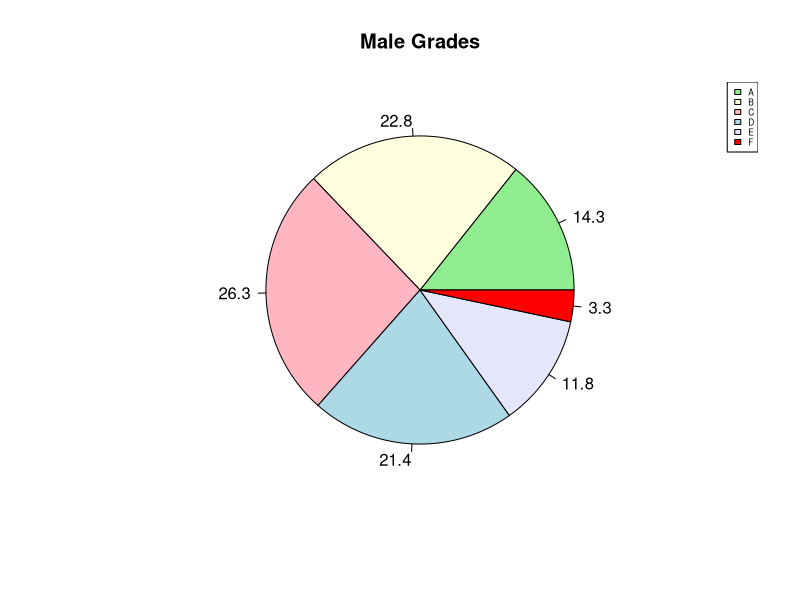
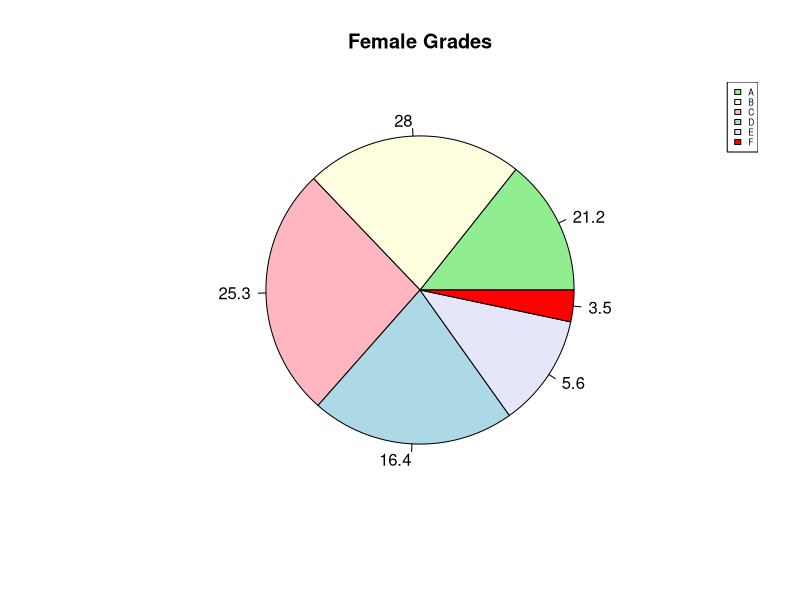

Generate these figures, in order, with R: (Note: this script raises an error after producing the figures.)
library(ggplot2)
library(tidyverse)
setwd("F:/Prob_Project")

dataSet<- read.csv("StudentsPerformance.csv", header=TRUE, sep=",")


male <-  dataSet%>%
  filter(gender=="male")
female <-  dataSet%>%
  filter(gender=="female")

male <- ((male$math+male$reading+male$writing)/3)
female <- ((female$math+female$reading+female$writing)/3)

fgrades <- list()
fgrades <- NULL
for(x in female)
{
  if (x >= 81)
    fgrades <- append(fgrades, 'A')
  else if (x >= 71)
    fgrades <- append(fgrades, 'B')
  else if (x >= 61)
    fgrades <- append(fgrades, 'C')
  else if (x >= 51)
    fgrades <- append(fgrades, 'D')
  else if (x >= 41)
    fgrades <- append(fgrades, 'E')
  else
    fgrades <- append(fgrades, 'F')
}

mgrades <- list()
mgrades <- NULL
for(x in male)
{
  if (x >= 81)
    mgrades <- append(mgrades, 'A')
  else if (x >= 71)
    mgrades <- append(mgrades, 'B')
  else if (x >= 61)
    mgrades <- append(mgrades, 'C')
  else if (x >= 51)
    mgrades <- append(mgrades, 'D')
  else if (x >= 41)
    mgrades <- append(mgrades, 'E')
  else
    mgrades <- append(mgrades, 'F')
}
labels <-  c("A","B","C","D","E","F")


mgradeCount <- table(mgrades)
mgradeCount <- data.frame(rbind(mgradeCount))
mgradeCount <-c(mgradeCount$A,mgradeCount$B,mgradeCount$C,mgradeCount$D,mgradeCount$E,mgradeCount$F)
piepercent<- round(100 * mgradeCount / sum(mgradeCount), 1)
pie(mgradeCount,labels = piepercent,
    main = "Male Grades", col = c("lightgreen","lightyellow","lightpink","lightblue","lavender","red"))
legend("topright", c("A","B","C","D","E","F"),
       cex = 0.5, fill = c("lightgreen","lightyellow","lightpink","lightblue","lavender","red") )




fgradeCount <- table(fgrades)
fgradeCount <- data.frame(rbind(fgradeCount))
fgradeCount <-c(fgradeCount$A,fgradeCount$B,fgradeCount$C,fgradeCount$D,fgradeCount$E,fgradeCount$F)
piepercent<- round(100 * fgradeCount / sum(fgradeCount), 1)
pie(mgradeCount,labels = piepercent,
    main = "Female Grades", col = c("lightgreen","lightyellow","lightpink","lightblue","lavender","red"))
legend("topright", c("A","B","C","D","E","F"),
       cex = 0.5, fill = c("lightgreen","lightyellow","lightpink","lightblue","lavender","red") )



maleVSfemalePercentage <- data.frame(c(percentage), c(gender))
attach(maleVSfemalePercentage)
names(maleVSfemalePercentage)
class(maleVSfemalePercentage$c.gender)





